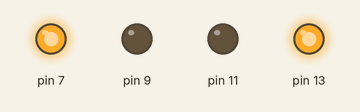
The sketch below on a simulated Arduino Uno, built with avr-gcc and run on an emulated ATmega328P. Shown: output pins drawn as LEDs (lit = HIGH).

Above: at 0.2 s.
At 1.7 s:
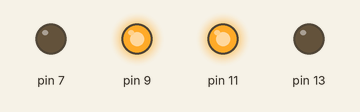
Timing chart, 0 to 3.0 s (numbered marks = the images above):
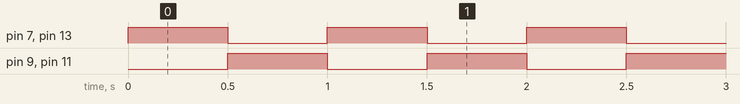

The sketch:

202_LED_ON_OFF2_1.ino
```cpp
void setup() {
  // 1번만 실행할 코드 (설정값)
  pinMode(13, OUTPUT); // 내정된 핀번호를 출력용으로 설정
  pinMode(7, OUTPUT);
  pinMode(9, OUTPUT);
  pinMode(11, OUTPUT);
}

void loop() {
  // 무한반복
  digitalWrite(13, HIGH);
  digitalWrite(7, HIGH);

  // Thread.sleep(1000)
  delay(500);

  digitalWrite(9, HIGH);
  digitalWrite(11, HIGH);

  digitalWrite(13, LOW);
  digitalWrite(7, LOW);

  delay(500);

  digitalWrite(9, LOW);
  digitalWrite(11, LOW);
}
```

Measured:
- by itself, pin 7, pin 9, pin 11, pin 13: alternates HIGH for 0.50 s and LOW for 0.50 s
- by itself, everything shown: repeats every 1.0 s, in 3 steps
